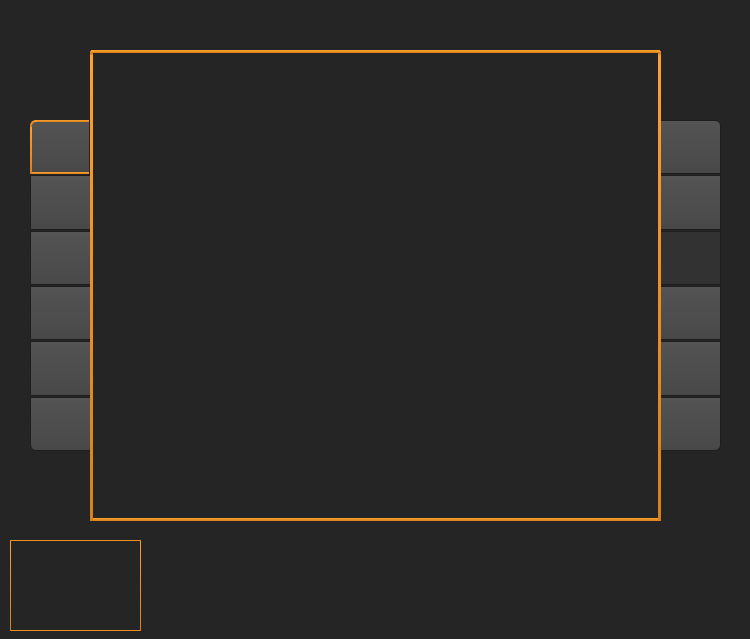
 <widget class="QMainWindow" name="SpriteView">
  <property name="geometry">
   <rect>
    <x>0</x>
    <y>0</y>
    <width>750</width>
    <height>639</height>
   </rect>
  </property>
  <property name="sizePolicy">
   <sizepolicy hsizetype="Preferred" vsizetype="Preferred">
    <horstretch>0</horstretch>
    <verstretch>0</verstretch>
   </sizepolicy>
  </property>
  <property name="minimumSize">
   <size>
    <width>750</width>
    <height>530</height>
   </size>
  </property>
  <property name="maximumSize">
   <size>
    <width>1000</width>
    <height>1000</height>
   </size>
  </property>
  <property name="windowTitle">
   <string>Vindicators 5: Attack of the Sprite</string>
  </property>
  <property name="whatsThis">
   <string>Add Frame</string>
  </property>
  <property name="styleSheet">
   <string notr="true"> QPushButton:checked {
border: 2px solid QLinearGradient( x1: 0, y1: 0, x2: 0, y2: 1, stop: 0 #ffa02f, stop: 1 #d7801a);
 }

QToolTip
{
     border: 1px solid black;
     background-color: #ffa02f;
     padding: 1px;
     border-radius: 3px;
     opacity: 100;
}

QWidget
{
    color: #b1b1b1;
    background-color: #252526;
}

QWidget:item:hover
{
    background-color: QLinearGradient( x1: 0, y1: 0, x2: 0, y2: 1, stop: 0 #ffa02f, stop: 1 #ca0619);
    color: #000000;
}

QWidget:item:selected
{
    background-color: QLinearGradient( x1: 0, y1: 0, x2: 0, y2: 1, stop: 0 #ffa02f, stop: 1 #d7801a);
}

QMenuBar::item
{
    background: transparent;
}

QMenuBar::item:selected
{
    background: transparent;
    border: 1px solid #ffaa00;
}

QMenuBar::item:pressed
{
    background: #444;
    border: 1px solid #000;
    background-color: QLinearGradient(
        x1:0, y1:0,
        x2:0, y2:1,
        stop:1 #212121,
        stop:0.4 #343434/*,
        stop:0.2 #343434,
        stop:0.1 #ffaa00*/
    );
    margin-bottom:-1px;
    padding-bottom:1px;
}

QMenu
{
    border: 1px solid #000;
}

QMenu::item
{
    padding: 2px 20px 2px 20px;
}

QMenu::item:selected
{
    color: #000000;
}

QWidget:disabled
{
    color: #404040;
    background-color: #323232;
}

QAbstractItemView
{
    background-color: QLinearGradient( x1: 0, y1: 0, x2: 0, y2: 1, stop: 0 #4d4d4d, stop: 0.1 #646464, stop: 1 #5d5d5d);
}

QWidget:focus
{
    /*border: 2px solid QLinearGradient( x1: 0, y1: 0, x2: 0, y2: 1, stop: 0 #ffa02f, stop: 1 #d7801a);*/
}

QLineEdit
{
    background-color: QLinearGradient( x1: 0, y1: 0, x2: 0, y2: 1, stop: 0 #4d4d4d, stop: 0 #646464, stop: 1 #5d5d5d);
    padding: 1px;
    border-style: solid;
    border: 1px solid #1e1e1e;
    border-radius: 5;
}

QPushButton
{
    color: #b1b1b1;
    background-color: QLinearGradient( x1: 0, y1: 0, x2: 0, y2: 1, stop: 0 #565656, stop: 0.1 #525252, stop: 0.5 #4e4e4e, stop: 0.9 #4a4a4a, stop: 1 #464646);
    border-width: 1px;
    border-color: #1e1e1e;
    border-style: solid;
    border-radius: 6;
    padding: 3px;
    font-size: 12px;
    padding-left: 5px;
    padding-right: 5px;
}

QPushButton:pressed
{
    background-color: QLinearGradient( x1: 0, y1: 0, x2: 0, y2: 1, stop: 0 #2d2d2d, stop: 0.1 #2b2b2b, stop: 0.5 #292929, stop: 0.9 #282828, stop: 1 #252525);
}

QComboBox
{
    selection-background-color: #ffaa00;
    background-color: QLinearGradient( x1: 0, y1: 0, x2: 0, y2: 1, stop: 0 #565656, stop: 0.1 #525252, stop: 0.5 #4e4e4e, stop: 0.9 #4a4a4a, stop: 1 #464646);
    border-style: solid;
    border: 1px solid #1e1e1e;
    border-radius: 5;
}

QComboBox:hover,QPushButton:hover
{
    border: 2px solid QLinearGradient( x1: 0, y1: 0, x2: 0, y2: 1, stop: 0 #ffa02f, stop: 1 #d7801a);
}


QComboBox:on
{
    padding-top: 3px;
    padding-left: 4px;
    background-color: QLinearGradient( x1: 0, y1: 0, x2: 0, y2: 1, stop: 0 #2d2d2d, stop: 0.1 #2b2b2b, stop: 0.5 #292929, stop: 0.9 #282828, stop: 1 #252525);
    selection-background-color: #ffaa00;
}

QComboBox QAbstractItemView
{
    border: 2px solid darkgray;
    selection-background-color: QLinearGradient( x1: 0, y1: 0, x2: 0, y2: 1, stop: 0 #ffa02f, stop: 1 #d7801a);
}

QComboBox::drop-down
{
     subcontrol-origin: padding;
     subcontrol-position: top right;
     width: 15px;

     border-left-width: 0px;
     border-left-color: darkgray;
     border-left-style: solid; /* just a single line */
     border-top-right-radius: 3px; /* same radius as the QComboBox */
     border-bottom-right-radius: 3px;
 }

QComboBox::down-arrow
{
     image: url(:/down_arrow.png);
}

QGroupBox:focus
{
border: 2px solid QLinearGradient( x1: 0, y1: 0, x2: 0, y2: 1, stop: 0 #ffa02f, stop: 1 #d7801a);
}

QTextEdit:focus
{
    border: 2px solid QLinearGradient( x1: 0, y1: 0, x2: 0, y2: 1, stop: 0 #ffa02f, stop: 1 #d7801a);
}

QScrollBar:horizontal {
     border: 1px solid #222222;
     background: QLinearGradient( x1: 0, y1: 0, x2: 0, y2: 1, stop: 0.0 #121212, stop: 0.2 #282828, stop: 1 #484848);
     height: 7px;
     margin: 0px 16px 0 16px;
}

QScrollBar::handle:horizontal
{
      background: QLinearGradient( x1: 0, y1: 0, x2: 1, y2: 0, stop: 0 #ffa02f, stop: 0.5 #d7801a, stop: 1 #ffa02f);
      min-height: 20px;
      border-radius: 2px;
}

QScrollBar::add-line:horizontal {
      border: 1px solid #1b1b19;
      border-radius: 2px;
      background: QLinearGradient( x1: 0, y1: 0, x2: 1, y2: 0, stop: 0 #ffa02f, stop: 1 #d7801a);
      width: 14px;
      subcontrol-position: right;
      subcontrol-origin: margin;
}

QScrollBar::sub-line:horizontal {
      border: 1px solid #1b1b19;
      border-radius: 2px;
      background: QLinearGradient( x1: 0, y1: 0, x2: 1, y2: 0, stop: 0 #ffa02f, stop: 1 #d7801a);
      width: 14px;
     subcontrol-position: left;
     subcontrol-origin: margin;
}

QScrollBar::right-arrow:horizontal, QScrollBar::left-arrow:horizontal
{
      border: 1px solid black;
      width: 1px;
      height: 1px;
      background: white;
}

QScrollBar::add-page:horizontal, QScrollBar::sub-page:horizontal
{
      background: none;
}

QScrollBar:vertical
{
      background: QLinearGradient( x1: 0, y1: 0, x2: 1, y2: 0, stop: 0.0 #121212, stop: 0.2 #282828, stop: 1 #484848);
      width: 7px;
      margin: 16px 0 16px 0;
      border: 1px solid #222222;
}

QScrollBar::handle:vertical
{
      background: QLinearGradient( x1: 0, y1: 0, x2: 0, y2: 1, stop: 0 #ffa02f, stop: 0.5 #d7801a, stop: 1 #ffa02f);
      min-height: 20px;
      border-radius: 2px;
}

QScrollBar::add-line:vertical
{
      border: 1px solid #1b1b19;
      border-radius: 2px;
      background: QLinearGradient( x1: 0, y1: 0, x2: 0, y2: 1, stop: 0 #ffa02f, stop: 1 #d7801a);
      height: 14px;
      subcontrol-position: bottom;
      subcontrol-origin: margin;
}

QScrollBar::sub-line:vertical
{
      border: 1px solid #1b1b19;
      border-radius: 2px;
      background: QLinearGradient( x1: 0, y1: 0, x2: 0, y2: 1, stop: 0 #d7801a, stop: 1 #ffa02f);
      height: 14px;
      subcontrol-position: top;
      subcontrol-origin: margin;
}

QScrollBar::up-arrow:vertical, QScrollBar::down-arrow:vertical
{
      border: 1px solid black;
      width: 1px;
      height: 1px;
      background: white;
}


QScrollBar::add-page:vertical, QScrollBar::sub-page:vertical
{
      background: none;
}

QTextEdit
{
    background-color: #242424;
}

QPlainTextEdit
{
    background-color: #242424;
}

QHeaderView::section
{
    background-color: QLinearGradient(x1:0, y1:0, x2:0, y2:1, stop:0 #616161, stop: 0.5 #505050, stop: 0.6 #434343, stop:1 #656565);
    color: white;
    padding-left: 4px;
    border: 1px solid #6c6c6c;
}

QCheckBox:disabled
{
color: #414141;
}

QDockWidget::title
{
    text-align: center;
    spacing: 3px; /* spacing between items in the tool bar */
    background-color: QLinearGradient(x1:0, y1:0, x2:0, y2:1, stop:0 #323232, stop: 0.5 #242424, stop:1 #323232);
}

QDockWidget::close-button, QDockWidget::float-button
{
    text-align: center;
    spacing: 1px; /* spacing between items in the tool bar */
    background-color: QLinearGradient(x1:0, y1:0, x2:0, y2:1, stop:0 #323232, stop: 0.5 #242424, stop:1 #323232);
}

QDockWidget::close-button:hover, QDockWidget::float-button:hover
{
    background: #242424;
}

QDockWidget::close-button:pressed, QDockWidget::float-button:pressed
{
    padding: 1px -1px -1px 1px;
}

QMainWindow::separator
{
    background-color: QLinearGradient(x1:0, y1:0, x2:0, y2:1, stop:0 #161616, stop: 0.5 #151515, stop: 0.6 #212121, stop:1 #343434);
    color: white;
    padding-left: 4px;
    border: 1px solid #4c4c4c;
    spacing: 3px; /* spacing between items in the tool bar */
}

QMainWindow::separator:hover
{

    background-color: QLinearGradient(x1:0, y1:0, x2:0, y2:1, stop:0 #d7801a, stop:0.5 #b56c17 stop:1 #ffa02f);
    color: white;
    padding-left: 4px;
    border: 1px solid #6c6c6c;
    spacing: 3px; /* spacing between items in the tool bar */
}

QToolBar::handle
{
     spacing: 3px; /* spacing between items in the tool bar */
}

QMenu::separator
{
    height: 2px;
    background-color: QLinearGradient(x1:0, y1:0, x2:0, y2:1, stop:0 #161616, stop: 0.5 #151515, stop: 0.6 #212121, stop:1 #343434);
    color: white;
    padding-left: 4px;
    margin-left: 10px;
    margin-right: 5px;
}

QProgressBar
{
    border: 2px solid grey;
    border-radius: 5px;
    text-align: center;
}

QProgressBar::chunk
{
    background-color: #d7801a;
    width: 2.15px;
    margin: 0.5px;
}

QTabBar::tab {
    color: #b1b1b1;
    border: 1px solid #444;
    border-bottom-style: none;
    background-color: #323232;
    padding-left: 10px;
    padding-right: 10px;
    padding-top: 3px;
    padding-bottom: 2px;
    margin-right: -1px;
}

QTabWidget::pane {
    border: 1px solid #444;
    top: 1px;
}

QTabBar::tab:last
{
    margin-right: 0; /* the last selected tab has nothing to overlap with on the right */
    border-top-right-radius: 3px;
}

QTabBar::tab:first:!selected
{
 margin-left: 0px; /* the last selected tab has nothing to overlap with on the right */


    border-top-left-radius: 3px;
}

QTabBar::tab:!selected
{
    color: #b1b1b1;
    border-bottom-style: solid;
    margin-top: 3px;
    background-color: QLinearGradient(x1:0, y1:0, x2:0, y2:1, stop:1 #212121, stop:.4 #343434);
}

QTabBar::tab:selected
{
    border-top-left-radius: 3px;
    border-top-right-radius: 3px;
    margin-bottom: 0px;
}

QTabBar::tab:!selected:hover
{
    /*border-top: 2px solid #ffaa00;
    padding-bottom: 3px;*/
    border-top-left-radius: 3px;
    border-top-right-radius: 3px;
    background-color: QLinearGradient(x1:0, y1:0, x2:0, y2:1, stop:1 #212121, stop:0.4 #343434, stop:0.2 #343434, stop:0.1 #ffaa00);
}

QRadioButton::indicator:checked, QRadioButton::indicator:unchecked{
    color: #b1b1b1;
    background-color: #323232;
    border: 1px solid #b1b1b1;
    border-radius: 6px;
}

QRadioButton::indicator:checked
{
    background-color: qradialgradient(
        cx: 0.5, cy: 0.5,
        fx: 0.5, fy: 0.5,
        radius: 1.0,
        stop: 0.25 #ffaa00,
        stop: 0.3 #323232
    );
}

QCheckBox::indicator{
    color: #b1b1b1;
    background-color: #323232;
    border: 1px solid #b1b1b1;
    width: 9px;
    height: 9px;
}

QRadioButton::indicator
{
    border-radius: 6px;
}

QRadioButton::indicator:hover, QCheckBox::indicator:hover
{
    border: 1px solid #ffaa00;
}

QCheckBox::indicator:checked
{
    image:url(:/images/checkbox.png);
}

QCheckBox::indicator:disabled, QRadioButton::indicator:disabled
{
    border: 1px solid #444;
}</string>
  </property>
  <widget class="QWidget" name="centralWidget">
   <property name="styleSheet">
    <string notr="true"/>
   </property>
   <widget class="SpriteCanvas" name="canvas" native="true">
    <property name="geometry">
     <rect>
      <x>90</x>
      <y>50</y>
      <width>571</width>
      <height>471</height>
     </rect>
    </property>
    <property name="sizePolicy">
     <sizepolicy hsizetype="Fixed" vsizetype="Fixed">
      <horstretch>0</horstretch>
      <verstretch>0</verstretch>
     </sizepolicy>
    </property>
    <property name="styleSheet">
     <string notr="true">border: 3px solid QLinearGradient( x1: 0, y1: 0, x2: 0, y2: 1, stop: 0 #ffa02f, stop: 1 #d7801a);
border-radius: 3px;
border-bottom-right-radius: 0px;
border-bottom-left-radius: 0px;</string>
    </property>
   </widget>
   <widget class="QWidget" name="layoutWidget">
    <property name="geometry">
     <rect>
      <x>660</x>
      <y>120</y>
      <width>61</width>
      <height>331</height>
     </rect>
    </property>
    <layout class="QGridLayout" name="menu" rowstretch="0,0,0,0,0,0,0,0,0,0,0" columnstretch="0">
     <property name="topMargin">
      <number>0</number>
     </property>
     <property name="horizontalSpacing">
      <number>0</number>
     </property>
     <property name="verticalSpacing">
      <number>1</number>
     </property>
     <item row="4" column="0">
      <widget class="QPushButton" name="blankCanvasButton">
       <property name="sizePolicy">
        <sizepolicy hsizetype="Expanding" vsizetype="Expanding">
         <horstretch>0</horstretch>
         <verstretch>0</verstretch>
        </sizepolicy>
       </property>
       <property name="toolTip">
        <string>Blank Canvas</string>
       </property>
       <property name="whatsThis">
        <string/>
       </property>
       <property name="styleSheet">
        <string notr="true">QPushButton
{
	border-left: none;
	border-radius: 0px;
}
</string>
       </property>
       <property name="icon">
        <iconset resource="resources.qrc">
         <normaloff>:/icons/Images/Icons/blank-file.png</normaloff>:/icons/Images/Icons/blank-file.png</iconset>
       </property>
       <property name="iconSize">
        <size>
         <width>40</width>
         <height>40</height>
        </size>
       </property>
       <property name="shortcut">
        <string>N</string>
       </property>
       <attribute name="buttonGroup">
        <string notr="true">otherButtonsGroup</string>
       </attribute>
      </widget>
     </item>
     <item row="2" column="0">
      <widget class="QPushButton" name="saveButton">
       <property name="sizePolicy">
        <sizepolicy hsizetype="Expanding" vsizetype="Expanding">
         <horstretch>0</horstretch>
         <verstretch>0</verstretch>
        </sizepolicy>
       </property>
       <property name="toolTip">
        <string>Save (CTRL + S)</string>
       </property>
       <property name="whatsThis">
        <string/>
       </property>
       <property name="styleSheet">
        <string notr="true">QPushButton
{
	border-left: none;
	border-radius: 0px;

}</string>
       </property>
       <property name="text">
        <string/>
       </property>
       <property name="icon">
        <iconset resource="resources.qrc">
         <normaloff>:/icons/Images/Icons/save.png</normaloff>:/icons/Images/Icons/save.png</iconset>
       </property>
       <property name="iconSize">
        <size>
         <width>40</width>
         <height>40</height>
        </size>
       </property>
       <property name="shortcut">
        <string>V</string>
       </property>
       <attribute name="buttonGroup">
        <string notr="true">otherButtonsGroup</string>
       </attribute>
      </widget>
     </item>
     <item row="8" column="0">
      <widget class="QPushButton" name="playButton">
       <property name="sizePolicy">
        <sizepolicy hsizetype="Expanding" vsizetype="Expanding">
         <horstretch>0</horstretch>
         <verstretch>0</verstretch>
        </sizepolicy>
       </property>
       <property name="toolTip">
        <string>Preview</string>
       </property>
       <property name="whatsThis">
        <string/>
       </property>
       <property name="styleSheet">
        <string notr="true">QPushButton
{
	border-left: none;
	border-radius: 0px;
}
</string>
       </property>
       <property name="icon">
        <iconset resource="resources.qrc">
         <normaloff>:/icons/Images/Icons/play-button.png</normaloff>:/icons/Images/Icons/play-button.png</iconset>
       </property>
       <property name="iconSize">
        <size>
         <width>40</width>
         <height>40</height>
        </size>
       </property>
       <property name="shortcut">
        <string>P</string>
       </property>
       <property name="checkable">
        <bool>true</bool>
       </property>
       <attribute name="buttonGroup">
        <string notr="true">toolButtonGroup</string>
       </attribute>
      </widget>
     </item>
     <item row="1" column="0">
      <widget class="QPushButton" name="addButton">
       <property name="sizePolicy">
        <sizepolicy hsizetype="Expanding" vsizetype="Expanding">
         <horstretch>0</horstretch>
         <verstretch>0</verstretch>
        </sizepolicy>
       </property>
       <property name="toolTip">
        <string notr="true">Add Frame (CTRL + N)</string>
       </property>
       <property name="toolTipDuration">
        <number>-5</number>
       </property>
       <property name="styleSheet">
        <string notr="true">QPushButton
{
	border-left: none;
	border-top-left-radius: 0px;
	border-bottom-left-radius: 0px;
	border-bottom-right-radius: 0px;
}</string>
       </property>
       <property name="icon">
        <iconset resource="resources.qrc">
         <normaloff>:/icons/Images/Icons/add_off.png</normaloff>:/icons/Images/Icons/add_off.png</iconset>
       </property>
       <property name="iconSize">
        <size>
         <width>40</width>
         <height>40</height>
        </size>
       </property>
       <property name="shortcut">
        <string>A</string>
       </property>
       <property name="flat">
        <bool>true</bool>
       </property>
       <attribute name="buttonGroup">
        <string notr="true">otherButtonsGroup</string>
       </attribute>
      </widget>
     </item>
     <item row="10" column="0">
      <widget class="QPushButton" name="openButton">
       <property name="sizePolicy">
        <sizepolicy hsizetype="Expanding" vsizetype="Expanding">
         <horstretch>0</horstretch>
         <verstretch>0</verstretch>
        </sizepolicy>
       </property>
       <property name="toolTip">
        <string>Open Project</string>
       </property>
       <property name="whatsThis">
        <string/>
       </property>
       <property name="styleSheet">
        <string notr="true">QPushButton
{
	border-left: none;
	border-top-left-radius: 0px;
	border-top-right-radius:0px;
	border-bottom-left-radius: 0px;
}</string>
       </property>
       <property name="text">
        <string/>
       </property>
       <property name="icon">
        <iconset resource="resources.qrc">
         <normaloff>:/icons/Images/Icons/open-folder-outline.png</normaloff>:/icons/Images/Icons/open-folder-outline.png</iconset>
       </property>
       <property name="iconSize">
        <size>
         <width>40</width>
         <height>40</height>
        </size>
       </property>
       <property name="shortcut">
        <string>Meta+O</string>
       </property>
       <attribute name="buttonGroup">
        <string notr="true">otherButtonsGroup</string>
       </attribute>
      </widget>
     </item>
     <item row="3" column="0">
      <widget class="QPushButton" name="undoButton">
       <property name="enabled">
        <bool>false</bool>
       </property>
       <property name="sizePolicy">
        <sizepolicy hsizetype="Expanding" vsizetype="Expanding">
         <horstretch>0</horstretch>
         <verstretch>0</verstretch>
        </sizepolicy>
       </property>
       <property name="toolTip">
        <string>Undo (CTRL + Z)</string>
       </property>
       <property name="whatsThis">
        <string/>
       </property>
       <property name="styleSheet">
        <string notr="true">QPushButton
{
	border-left: none;
	border-radius: 0px;
}</string>
       </property>
       <property name="icon">
        <iconset resource="resources.qrc">
         <normaloff>:/icons/Images/Icons/undo_off.png</normaloff>:/icons/Images/Icons/undo_off.png</iconset>
       </property>
       <property name="iconSize">
        <size>
         <width>40</width>
         <height>40</height>
        </size>
       </property>
       <property name="shortcut">
        <string>U</string>
       </property>
       <attribute name="buttonGroup">
        <string notr="true">otherButtonsGroup</string>
       </attribute>
      </widget>
     </item>
    </layout>
   </widget>
   <widget class="QLabel" name="title">
    <property name="geometry">
     <rect>
      <x>260</x>
      <y>10</y>
      <width>211</width>
      <height>31</height>
     </rect>
    </property>
    <property name="sizePolicy">
     <sizepolicy hsizetype="Fixed" vsizetype="Fixed">
      <horstretch>0</horstretch>
      <verstretch>0</verstretch>
     </sizepolicy>
    </property>
    <property name="font">
     <font>
      <pointsize>24</pointsize>
      <weight>75</weight>
      <bold>true</bold>
     </font>
    </property>
    <property name="styleSheet">
     <string notr="true"/>
    </property>
    <property name="text">
     <string/>
    </property>
    <property name="pixmap">
     <pixmap resource="resources.qrc">:/icons/Images/Icons/spriteTitle.png</pixmap>
    </property>
    <property name="scaledContents">
     <bool>true</bool>
    </property>
    <property name="alignment">
     <set>Qt::AlignCenter</set>
    </property>
    <property name="indent">
     <number>-1</number>
    </property>
   </widget>
   <widget class="QWidget" name="layoutWidget_2">
    <property name="geometry">
     <rect>
      <x>30</x>
      <y>120</y>
      <width>61</width>
      <height>331</height>
     </rect>
    </property>
    <layout class="QGridLayout" name="tools" rowstretch="0,0,0,0,0,0,0,0,0,0,0,0,0,0" columnstretch="0">
     <property name="topMargin">
      <number>0</number>
     </property>
     <property name="horizontalSpacing">
      <number>0</number>
     </property>
     <property name="verticalSpacing">
      <number>1</number>
     </property>
     <item row="0" column="0">
      <widget class="QPushButton" name="drawingButton">
       <property name="sizePolicy">
        <sizepolicy hsizetype="Expanding" vsizetype="Expanding">
         <horstretch>0</horstretch>
         <verstretch>0</verstretch>
        </sizepolicy>
       </property>
       <property name="maximumSize">
        <size>
         <width>59</width>
         <height>16777215</height>
        </size>
       </property>
       <property name="toolTip">
        <string>Pen</string>
       </property>
       <property name="whatsThis">
        <string/>
       </property>
       <property name="styleSheet">
        <string notr="true">QPushButton
{
	border-right: none;
	border-top-right-radius: 0px;
	border-bottom-left-radius: 0px;
	border-bottom-right-radius: 0px;
}</string>
       </property>
       <property name="icon">
        <iconset resource="resources.qrc">
         <normaloff>:/icons/Images/Icons/edit.png</normaloff>:/icons/Images/Icons/edit.png</iconset>
       </property>
       <property name="iconSize">
        <size>
         <width>40</width>
         <height>40</height>
        </size>
       </property>
       <property name="shortcut">
        <string>D</string>
       </property>
       <property name="checkable">
        <bool>true</bool>
       </property>
       <property name="checked">
        <bool>true</bool>
       </property>
       <attribute name="buttonGroup">
        <string notr="true">toolButtonGroup</string>
       </attribute>
      </widget>
     </item>
     <item row="6" column="0">
      <widget class="QPushButton" name="drawSquare">
       <property name="sizePolicy">
        <sizepolicy hsizetype="Expanding" vsizetype="Expanding">
         <horstretch>0</horstretch>
         <verstretch>0</verstretch>
        </sizepolicy>
       </property>
       <property name="toolTip">
        <string>Draw Square</string>
       </property>
       <property name="whatsThis">
        <string/>
       </property>
       <property name="styleSheet">
        <string notr="true">QPushButton
{
	border-right: none;
	border-radius: 0px;
}</string>
       </property>
       <property name="text">
        <string/>
       </property>
       <property name="icon">
        <iconset resource="resources.qrc">
         <normaloff>:/icons/Images/Icons/drag.png</normaloff>:/icons/Images/Icons/drag.png</iconset>
       </property>
       <property name="iconSize">
        <size>
         <width>40</width>
         <height>40</height>
        </size>
       </property>
       <property name="shortcut">
        <string>S</string>
       </property>
       <property name="checkable">
        <bool>true</bool>
       </property>
       <attribute name="buttonGroup">
        <string notr="true">toolButtonGroup</string>
       </attribute>
      </widget>
     </item>
     <item row="11" column="0">
      <widget class="QPushButton" name="onionButton">
       <property name="sizePolicy">
        <sizepolicy hsizetype="Expanding" vsizetype="Expanding">
         <horstretch>0</horstretch>
         <verstretch>0</verstretch>
        </sizepolicy>
       </property>
       <property name="toolTip">
        <string>Onion Skin</string>
       </property>
       <property name="whatsThis">
        <string/>
       </property>
       <property name="styleSheet">
        <string notr="true">QPushButton
{
	border-right: none;
	border-radius: 0px;
}</string>
       </property>
       <property name="icon">
        <iconset resource="resources.qrc">
         <normaloff>:/icons/Images/Icons/onion (1).png</normaloff>:/icons/Images/Icons/onion (1).png</iconset>
       </property>
       <property name="iconSize">
        <size>
         <width>40</width>
         <height>40</height>
        </size>
       </property>
       <property name="shortcut">
        <string>O</string>
       </property>
       <property name="checkable">
        <bool>true</bool>
       </property>
       <attribute name="buttonGroup">
        <string notr="true">otherButtonsGroup</string>
       </attribute>
      </widget>
     </item>
     <item row="13" column="0">
      <widget class="QPushButton" name="colorButton">
       <property name="sizePolicy">
        <sizepolicy hsizetype="Expanding" vsizetype="Expanding">
         <horstretch>0</horstretch>
         <verstretch>0</verstretch>
        </sizepolicy>
       </property>
       <property name="toolTip">
        <string>Color Picker</string>
       </property>
       <property name="toolTipDuration">
        <number>-1</number>
       </property>
       <property name="whatsThis">
        <string/>
       </property>
       <property name="styleSheet">
        <string notr="true">QPushButton
{
	border-right: none;
	border-top-right-radius: 0px;
	border-top-left-radius: 0px;
	border-bottom-right-radius: 0px;
}</string>
       </property>
       <property name="text">
        <string/>
       </property>
       <property name="icon">
        <iconset resource="resources.qrc">
         <normaloff>:/icons/Images/Icons/paint-palette (1).png</normaloff>:/icons/Images/Icons/paint-palette (1).png</iconset>
       </property>
       <property name="iconSize">
        <size>
         <width>40</width>
         <height>40</height>
        </size>
       </property>
       <property name="shortcut">
        <string>C</string>
       </property>
       <attribute name="buttonGroup">
        <string notr="true">otherButtonsGroup</string>
       </attribute>
      </widget>
     </item>
     <item row="7" column="0">
      <widget class="QPushButton" name="paintBucketButton">
       <property name="sizePolicy">
        <sizepolicy hsizetype="Expanding" vsizetype="Expanding">
         <horstretch>0</horstretch>
         <verstretch>0</verstretch>
        </sizepolicy>
       </property>
       <property name="toolTip">
        <string>Paint Bucket</string>
       </property>
       <property name="whatsThis">
        <string/>
       </property>
       <property name="styleSheet">
        <string notr="true">QPushButton
{
	border-right: none;
	border-radius: 0px;
}</string>
       </property>
       <property name="icon">
        <iconset resource="resources.qrc">
         <normaloff>:/icons/Images/Icons/paintcan.png</normaloff>:/icons/Images/Icons/paintcan.png</iconset>
       </property>
       <property name="iconSize">
        <size>
         <width>40</width>
         <height>40</height>
        </size>
       </property>
       <property name="shortcut">
        <string>P</string>
       </property>
       <property name="checkable">
        <bool>true</bool>
       </property>
       <attribute name="buttonGroup">
        <string notr="true">toolButtonGroup</string>
       </attribute>
      </widget>
     </item>
     <item row="1" column="0">
      <widget class="QPushButton" name="eraserButton">
       <property name="sizePolicy">
        <sizepolicy hsizetype="Expanding" vsizetype="Expanding">
         <horstretch>0</horstretch>
         <verstretch>0</verstretch>
        </sizepolicy>
       </property>
       <property name="toolTip">
        <string>Eraser</string>
       </property>
       <property name="whatsThis">
        <string/>
       </property>
       <property name="styleSheet">
        <string notr="true">QPushButton
{
	border-right: none;
	border-radius: 0px;
}</string>
       </property>
       <property name="icon">
        <iconset resource="resources.qrc">
         <normaloff>:/icons/Images/Icons/eraser.png</normaloff>:/icons/Images/Icons/eraser.png</iconset>
       </property>
       <property name="iconSize">
        <size>
         <width>40</width>
         <height>40</height>
        </size>
       </property>
       <property name="shortcut">
        <string>E</string>
       </property>
       <property name="checkable">
        <bool>true</bool>
       </property>
       <property name="flat">
        <bool>true</bool>
       </property>
       <attribute name="buttonGroup">
        <string notr="true">toolButtonGroup</string>
       </attribute>
      </widget>
     </item>
    </layout>
   </widget>
   <widget class="QFrame" name="frame">
    <property name="geometry">
     <rect>
      <x>0</x>
      <y>530</y>
      <width>751</width>
      <height>111</height>
     </rect>
    </property>
    <property name="styleSheet">
     <string notr="true">QFrame {
	border-top: 1px solid QLinearGradient( x1: 0, y1: 0, x2: 0, y2: 1, 	stop: 0 #ffa02f, stop: 1 #d7801a);
}</string>
    </property>
    <property name="frameShape">
     <enum>QFrame::NoFrame</enum>
    </property>
    <property name="frameShadow">
     <enum>QFrame::Plain</enum>
    </property>
    <widget class="QScrollArea" name="scrollArea">
     <property name="geometry">
      <rect>
       <x>150</x>
       <y>11</y>
       <width>588</width>
       <height>90</height>
      </rect>
     </property>
     <property name="sizePolicy">
      <sizepolicy hsizetype="Fixed" vsizetype="Fixed">
       <horstretch>0</horstretch>
       <verstretch>0</verstretch>
      </sizepolicy>
     </property>
     <property name="cursor" stdset="0">
      <cursorShape>PointingHandCursor</cursorShape>
     </property>
     <property name="autoFillBackground">
      <bool>false</bool>
     </property>
     <property name="styleSheet">
      <string notr="true">QFrame {
	border: none;
}

QLabel {
border: 1px solid QLinearGradient( x1: 0, y1: 0, x2: 0, y2: 1, stop: 0 #ffaa00, stop: 1 #d7801a);
border-radius: 3px;
}




</string>
     </property>
     <property name="frameShape">
      <enum>QFrame::NoFrame</enum>
     </property>
     <property name="frameShadow">
      <enum>QFrame::Raised</enum>
     </property>
     <property name="verticalScrollBarPolicy">
      <enum>Qt::ScrollBarAlwaysOff</enum>
     </property>
     <property name="horizontalScrollBarPolicy">
      <enum>Qt::ScrollBarAsNeeded</enum>
     </property>
     <property name="sizeAdjustPolicy">
      <enum>QAbstractScrollArea::AdjustToContentsOnFirstShow</enum>
     </property>
     <property name="widgetResizable">
      <bool>false</bool>
     </property>
     <widget class="QWidget" name="scrollAreaWidgetContents">
      <property name="geometry">
       <rect>
        <x>0</x>
        <y>0</y>
        <width>579</width>
        <height>90</height>
       </rect>
      </property>
      <property name="sizePolicy">
       <sizepolicy hsizetype="Fixed" vsizetype="MinimumExpanding">
        <horstretch>0</horstretch>
        <verstretch>0</verstretch>
       </sizepolicy>
      </property>
      <property name="minimumSize">
       <size>
        <width>200</width>
        <height>0</height>
       </size>
      </property>
      <property name="maximumSize">
       <size>
        <width>579</width>
        <height>16777215</height>
       </size>
      </property>
      <property name="autoFillBackground">
       <bool>false</bool>
      </property>
      <property name="styleSheet">
       <string notr="true"/>
      </property>
      <layout class="QHBoxLayout" name="horizontalLayout">
       <property name="spacing">
        <number>15</number>
       </property>
       <property name="sizeConstraint">
        <enum>QLayout::SetNoConstraint</enum>
       </property>
       <property name="leftMargin">
        <number>2</number>
       </property>
       <property name="topMargin">
        <number>2</number>
       </property>
       <property name="rightMargin">
        <number>2</number>
       </property>
       <property name="bottomMargin">
        <number>10</number>
       </property>
       <item>
        <spacer name="horizontalSpacer">
         <property name="orientation">
          <enum>Qt::Horizontal</enum>
         </property>
         <property name="sizeType">
          <enum>QSizePolicy::Expanding</enum>
         </property>
         <property name="sizeHint" stdset="0">
          <size>
           <width>250</width>
           <height>20</height>
          </size>
         </property>
        </spacer>
       </item>
      </layout>
     </widget>
    </widget>
    <widget class="QLabel" name="previewFrame">
     <property name="geometry">
      <rect>
       <x>10</x>
       <y>10</y>
       <width>131</width>
       <height>91</height>
      </rect>
     </property>
     <property name="sizePolicy">
      <sizepolicy hsizetype="Fixed" vsizetype="Fixed">
       <horstretch>0</horstretch>
       <verstretch>0</verstretch>
      </sizepolicy>
     </property>
     <property name="minimumSize">
      <size>
       <width>131</width>
       <height>91</height>
      </size>
     </property>
     <property name="maximumSize">
      <size>
       <width>110</width>
       <height>75</height>
      </size>
     </property>
     <property name="toolTip">
      <string>Preview Window</string>
     </property>
     <property name="whatsThis">
      <string/>
     </property>
     <property name="styleSheet">
      <string notr="true">QLabel {
border: 1px solid QLinearGradient( x1: 0, y1: 0, x2: 0, y2: 1, stop: 0 #ffa02f, stop: 1 #d7801a);

}
</string>
     </property>
     <property name="text">
      <string/>
     </property>
     <property name="scaledContents">
      <bool>false</bool>
     </property>
    </widget>
   </widget>
   <zorder>layoutWidget</zorder>
   <zorder>title</zorder>
   <zorder>layoutWidget_2</zorder>
   <zorder>frame</zorder>
   <zorder>canvas</zorder>
  </widget>
  <action name="actionaddButton">
   <property name="icon">
    <iconset resource="resources.qrc">
     <normaloff>:/icons/Images/Icons/add.png</normaloff>:/icons/Images/Icons/add.png</iconset>
   </property>
   <property name="text">
    <string>addButton</string>
   </property>
  </action>
 </widget>
